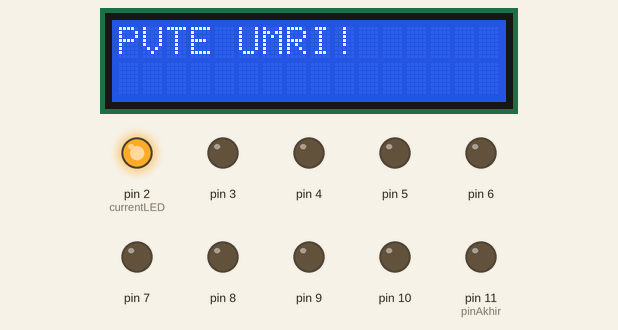
This sketch was run on a simulated Arduino Uno, built with avr-gcc and run on an emulated ATmega328P. Parts: 16×2 character LCD, output pins drawn as LEDs (lit = HIGH).

Above: at 0.22 s.
At 5.66 s:
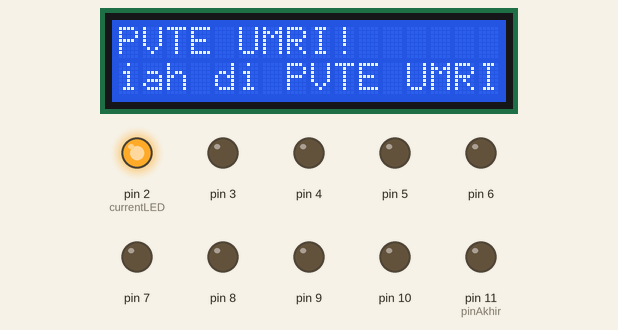
At 10.16 s:
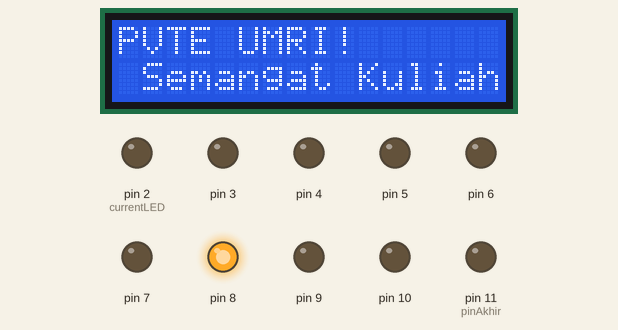
At 19.91 s:
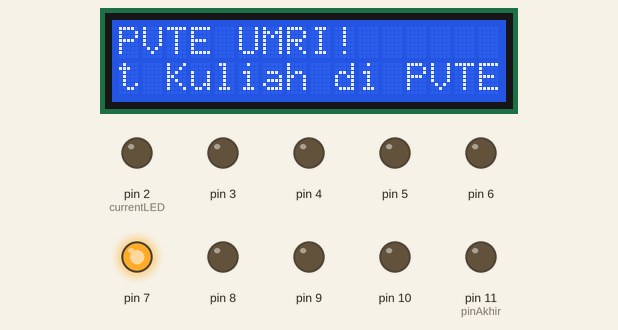
At 29.66 s:
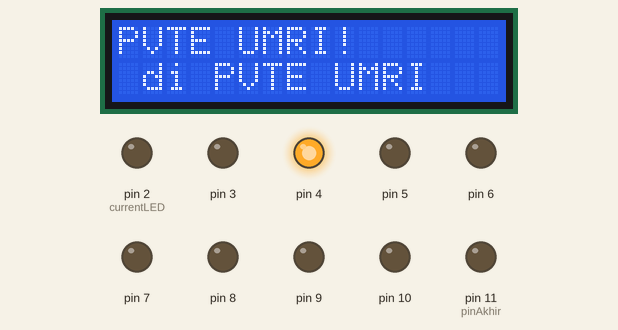
At 39.41 s:
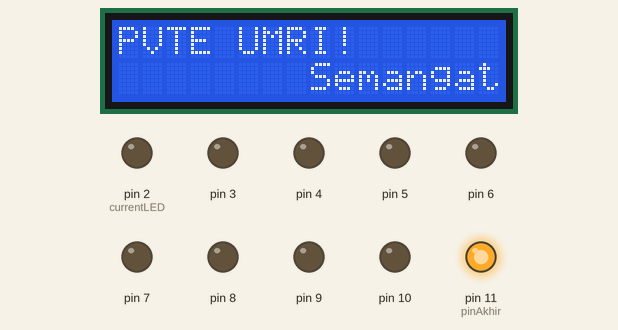
Timing chart, 0 to 40.0 s (numbered marks = the images above):
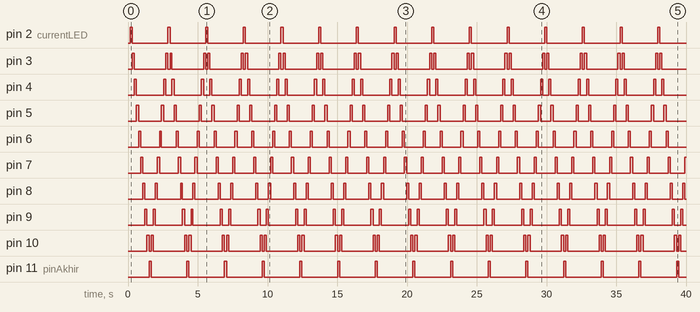

The sketch:

LCD_LED_Running_UNO.ino
```cpp
#include <Wire.h>
#include <LiquidCrystal_I2C.h>

// --- KONFIGURASI LCD ---
LiquidCrystal_I2C lcd(0x27, 16, 2);
String teksBerjalan = "         Semangat Kuliah di PVTE UMRI         ";
int indexTeks = 0;

// --- KONFIGURASI LED ---
int pinAwal = 2;
int pinAkhir = 11;
int currentLED = 2;
int arahLED = 1;    // 1 = maju ke kanan, -1 = mundur ke kiri

// --- TIMER MULTITASKING (ANTI DELAY-DELAY CLUB) ---
unsigned long waktuSblmLCD = 0;
unsigned long waktuSblmLED = 0;
int jedaLCD = 250;
int jedaLED = 150;

void setup() {
  // Setup LCD
  lcd.init();
  lcd.backlight();
  lcd.setCursor(0, 0);
  lcd.print("PVTE UMRI!");

  // Setup LED
  for (int pin = pinAwal; pin <= pinAkhir; pin++) {
    pinMode(pin, OUTPUT);
  }
}

void loop() {
  unsigned long waktuSkrg = millis();

  // ==========================================
  // TUGAS 1: URUSIN LCD TEKS BERJALAN
  // ==========================================
  if (waktuSkrg - waktuSblmLCD >= jedaLCD) {
    waktuSblmLCD = waktuSkrg;

    lcd.setCursor(0, 1);
    lcd.print(teksBerjalan.substring(indexTeks, indexTeks + 16));

    indexTeks++;
    if (indexTeks > teksBerjalan.length() - 16) {
      indexTeks = 0;
    }
  }

  // ==========================================
  // TUGAS 2: URUSIN 10 LED KNIGHT RIDER
  // ==========================================
  if (waktuSkrg - waktuSblmLED >= jedaLED) {
    waktuSblmLED = waktuSkrg;

    // Matiin semua LED dulu
    for (int pin = pinAwal; pin <= pinAkhir; pin++) {
      digitalWrite(pin, LOW);
    }

    // Nyalain LED giliran saat ini
    digitalWrite(currentLED, HIGH);

    // Siapin posisi LED buat giliran berikutnya
    currentLED += arahLED;

    // Logika pantulan: Kalo mentok, putar balik arahnya
    if (currentLED > pinAkhir) {
      currentLED = pinAkhir - 1;
      arahLED = -1;
    } else if (currentLED < pinAwal) {
      currentLED = pinAwal + 1;
      arahLED = 1;
    }
  }
}
```

Measured:
- by itself, pin 2 (currentLED), pin 11 (pinAkhir): alternates HIGH for 0.15 s and LOW for 2.6 s
- by itself, pin 3: repeats every 2.7 s: LOW 2.2 s, HIGH 0.15 s, LOW 0.17 s, HIGH 0.13 s
- by itself, pin 4: repeats every 2.7 s: LOW 2.0 s, HIGH 0.15 s, LOW 0.45 s, HIGH 0.15 s
- by itself, pin 5: repeats every 2.7 s: LOW 1.6 s, HIGH 0.15 s, LOW 0.75 s, HIGH 0.15 s
- by itself, pin 6: repeats every 2.7 s: LOW 1.4 s, HIGH 0.13 s, LOW 1.1 s, HIGH 0.15 s
- by itself, pin 7: repeats every 2.7 s: LOW 1.0 s, HIGH 0.17 s, LOW 1.3 s, HIGH 0.17 s
- by itself, pin 8: repeats every 2.7 s: LOW 0.75 s, HIGH 0.15 s, LOW 1.7 s, HIGH 0.13 s
- by itself, pin 9: repeats every 2.7 s: LOW 0.45 s, HIGH 0.15 s, LOW 1.9 s, HIGH 0.15 s
